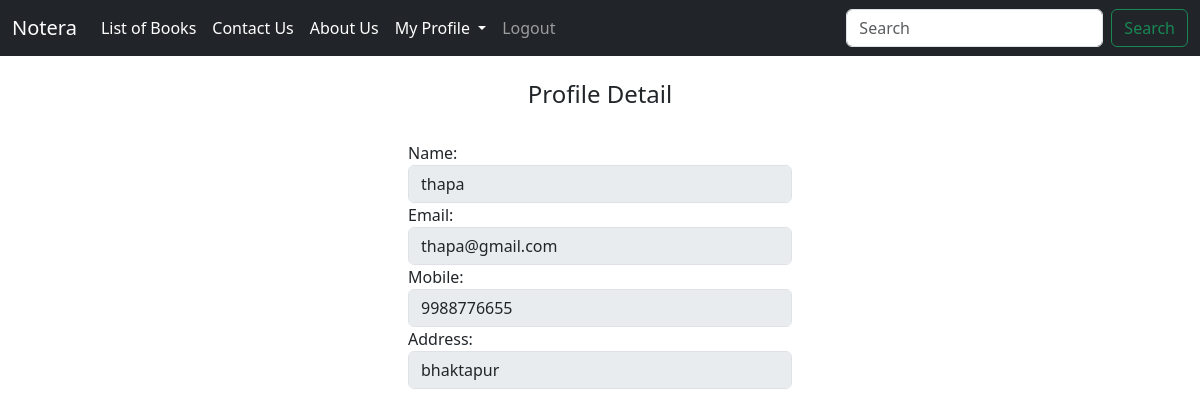
The page /view_profile.php (signed in) on the database its author committed.
### tables this page shows
CREATE TABLE `users` (
  `id` int(11) NOT NULL,
  `name` varchar(50) NOT NULL,
  `email` varchar(100) NOT NULL,
  `password` varchar(255) NOT NULL,
  `mobile` varchar(10) DEFAULT NULL,
  `address` varchar(250) NOT NULL,
  `role` varchar(255) DEFAULT NULL
);

### view_profile.php (the view, shortened to what this page needs)
<?php
	$connection = mysqli_connect("localhost","root","");
	$name = "";
	$email = "";
	$mobile = "";
	$query = "select * from users where email = '$_SESSION[email]'";
	$query_run = mysqli_query($connection,$query);
	while ($row = mysqli_fetch_assoc($query_run)){
		$name = $row['name'];
		$email = $row['email'];
		$mobile = $row['mobile'];
		$address = $row['address'];
	}
    $search_query = "";
?>
<!DOCTYPE html>
<html>
<head>
	<link href="https://cdn.jsdelivr.net/npm/bootstrap@5.3.0/dist/css/bootstrap.min.css" rel="stylesheet"
>
</head>
<body>
<nav class="navbar navbar-expand lg navbar-dark bg-dark">
            <div class="container-fluid">
                <div class="collapse navbar-collapse" id="navbarSupportedContent">
                    <ul class="navbar-nav me-auto mb-2 mb-lg-0">
                        <a class="navbar-brand" href="user_dashboard.php">Notera</a>
                        <li class="nav-item">
                            <a class="nav-link active" href="listofBooks.php">List of Books</a>
                        </li>
                        <li class="nav-item ">
                            <a class="nav-link active" href="contact.php">Contact Us</a>
                        </li>
                        <li class="nav-item">
                            <a class="nav-link active" href="aboutus.php">About Us</a>
                        </li>
                        <li class="nav-item dropdown">
                            <a class="nav-link dropdown-toggle active" role="button" data-bs-toggle="dropdown">My Profile </a>
                        </li>
                        <li class="nav-item">
                            <a class="nav-link" role="button" href="logout.php">Logout</a>
                        </li>
                    </ul>
                    <form class="d-flex" action="listofBooks.php" method="post">
                <input class="form-control me-2" type="search" placeholder="Search" aria-label="Search" name="search_query" value="<?php echo $search_query; ?>">
                <button class="btn btn-outline-success" type="submit">Search</button>
            </form>
                </div>
            </div>
        </nav>
		<br><center><h4>Profile Detail</h4><br></center>
		<div class="row">
			<div class="col-md-4"></div>
			<div class="col-md-4">
				<form>
					<div class="form-group">
						<label for="name">Name:</label>
						<input type="text" class="form-control" value="<?php echo $name;?>" disabled>
					</div>
					<div class="form-group">
						<label for="email">Email:</label>
						<input type="text" value="<?php echo $email;?>" class="form-control" disabled>
					</div>
					<div class="form-group">
						<label for="mobile">Mobile:</label>
						<input type="text" value="<?php echo $mobile;?>" class="form-control" disabled>
					</div>
					<div class="form-group">
						<label for="email">Address:</label>
						<input type="text" value="<?php echo $address;?>" class="form-control" disabled>
					</div>
				</form>
			</div>
			<div class="col-md-4"></div>
		</div>
</body>
</html>

### rows shown on the page
users: name "thapa", email "thapa@gmail.com", mobile "9988776655", address "bhaktapur"
